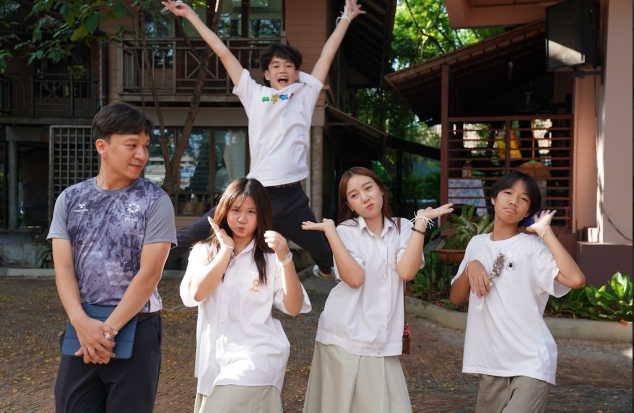
#> input picture img/ra25.png, 1267 x 825 px (shown at 1/2 size)
$ python opencv2.py
#> lines starting #> are read from the running program, lines starting #| are printed output that depends on the picture; long printed decimals are rounded
import cv2 as cv
main_lmg = cv.imread('img/ra25.png',cv.IMREAD_ANYCOLOR)
#> main_lmg is the input picture: shape (825, 1267, 3); mean B, G, R 83.5, 88.7, 98.5
print('main_img.shape')
temp_img = cv.imread('img/ra25-1.png',cv.IMREAD_ANYCOLOR)
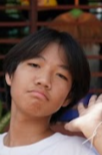
#> input picture img/ra25-1.png, 102 x 155 px
#> temp_img is the input picture: shape (155, 102, 3); mean B, G, R 73.2, 82.7, 107.6
print(temp_img)
#> (printed output is left out)
print(temp_img.shape[1])
#| 102
result = cv.matchTemplate(main_lmg,temp_img,cv.TM_CCOEFF_NORMED)
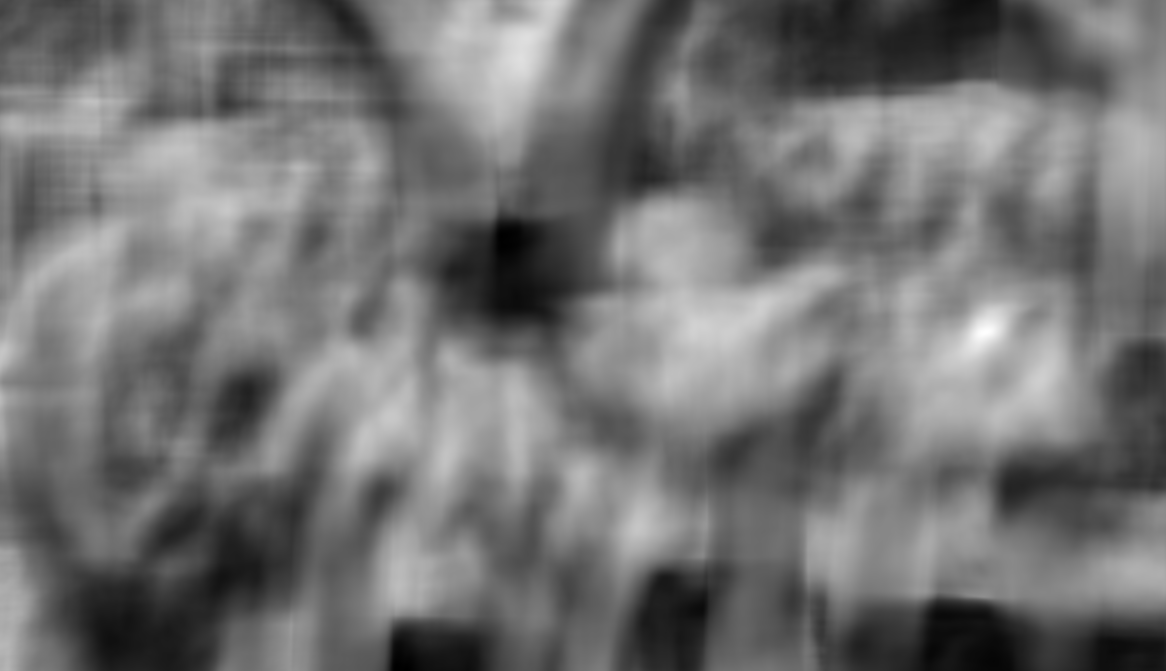
#> result: shape (671, 1166) float32; min -0.582, max 0.826, mean 0.0527; drawn with min black and max white
print(result)
#> (printed output is left out)
minvalue,maxvalue,minloc,maxloc = cv.minMaxLoc(result)
#> minvalue = -0.582; maxvalue = 0.826; minloc = (397, 668); maxloc = (985, 332)
print(f'minvalue = {minvalue}maxvalue = {maxvalue}micloc = {minloc} and maxloc = {maxloc}')
#| minvalue = -0.5822831392288208maxvalue = 0.8263236880302429micloc = (397, 668) and maxloc = (985, 332)
_, maxvalue, _,maxloc = cv.minMaxLoc(result)
print(f'maxvalue = {maxvalue} and maxloc = {maxloc}')
#| maxvalue = 0.8263 and maxloc = (985, 332)
threshold = 0.5
if maxvalue >= threshold:
    topleft = maxloc
#> topleft = (985, 332)

    dely = temp_img.shape[0]
#> dely = 155
    delx = temp_img.shape[1]
#> delx = 102
    bottomright = (topleft[0]+delx,topleft[1]+dely)
#> bottomright = (1087, 487)
    cv.rectangle(main_lmg,topleft,bottomright,color=(255, 215, 196),thickness=1,lineType=cv.LINE_4)
    fontsize = 1
    font = cv.FONT_ITALIC
    posittion = (topleft[0]+3,topleft[1]+3)
#> posittion = (988, 335)
    color = (255,215,196)
    cv.putText(main_lmg,"Tonkla",posittion,font,fontsize,color,thickness= 2)
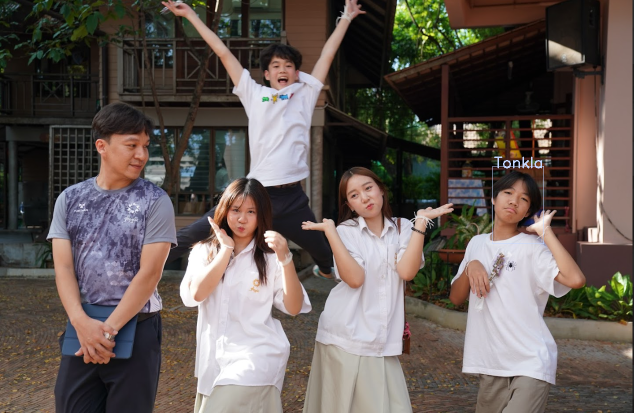
#> main_lmg: shape (825, 1267, 3) (shown at 1/2 size); mean B, G, R 83.7, 88.9, 98.6
cv.imshow("result",main_lmg)
cv.waitKey()
cv.destroyAllWindows()
